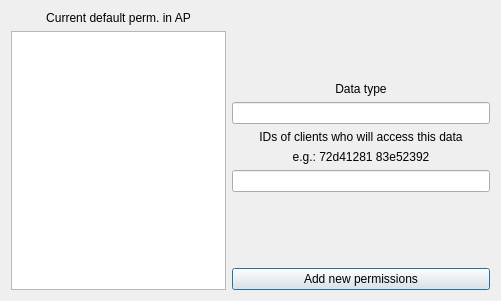
<?xml version="1.0" encoding="UTF-8"?>
<ui version="4.0">
 <class>ap_perms_screen</class>
 <widget class="QDialog" name="ap_perms_screen">
  <property name="geometry">
   <rect>
    <x>0</x>
    <y>0</y>
    <width>501</width>
    <height>301</height>
   </rect>
  </property>
  <property name="windowTitle">
   <string>Dialog</string>
  </property>
  <layout class="QHBoxLayout" name="horizontalLayout">
   <item>
    <layout class="QVBoxLayout" name="verticalLayout">
     <item>
      <widget class="QLabel" name="label_4">
       <property name="sizePolicy">
        <sizepolicy hsizetype="Preferred" vsizetype="Maximum">
         <horstretch>0</horstretch>
         <verstretch>0</verstretch>
        </sizepolicy>
       </property>
       <property name="text">
        <string>Current default perm. in AP</string>
       </property>
       <property name="alignment">
        <set>Qt::AlignCenter</set>
       </property>
      </widget>
     </item>
     <item>
      <widget class="QTableWidget" name="table">
       <property name="sizePolicy">
        <sizepolicy hsizetype="Preferred" vsizetype="Preferred">
         <horstretch>0</horstretch>
         <verstretch>0</verstretch>
        </sizepolicy>
       </property>
       <property name="minimumSize">
        <size>
         <width>215</width>
         <height>0</height>
        </size>
       </property>
       <property name="maximumSize">
        <size>
         <width>215</width>
         <height>16777215</height>
        </size>
       </property>
      </widget>
     </item>
    </layout>
   </item>
   <item>
    <layout class="QVBoxLayout" name="verticalLayout_2">
     <item>
      <spacer name="verticalSpacer">
       <property name="orientation">
        <enum>Qt::Vertical</enum>
       </property>
       <property name="sizeType">
        <enum>QSizePolicy::Expanding</enum>
       </property>
       <property name="sizeHint" stdset="0">
        <size>
         <width>20</width>
         <height>40</height>
        </size>
       </property>
      </spacer>
     </item>
     <item>
      <widget class="QLabel" name="label">
       <property name="text">
        <string>Data type</string>
       </property>
       <property name="alignment">
        <set>Qt::AlignCenter</set>
       </property>
      </widget>
     </item>
     <item>
      <widget class="QLineEdit" name="type_lineedit"/>
     </item>
     <item>
      <widget class="QLabel" name="label_2">
       <property name="text">
        <string>IDs of clients who will access this data</string>
       </property>
       <property name="alignment">
        <set>Qt::AlignCenter</set>
       </property>
      </widget>
     </item>
     <item>
      <widget class="QLabel" name="label_3">
       <property name="text">
        <string>e.g.: 72d41281 83e52392</string>
       </property>
       <property name="alignment">
        <set>Qt::AlignCenter</set>
       </property>
      </widget>
     </item>
     <item>
      <widget class="QLineEdit" name="perms_lineedit"/>
     </item>
     <item>
      <spacer name="verticalSpacer_2">
       <property name="orientation">
        <enum>Qt::Vertical</enum>
       </property>
       <property name="sizeType">
        <enum>QSizePolicy::Expanding</enum>
       </property>
       <property name="sizeHint" stdset="0">
        <size>
         <width>20</width>
         <height>40</height>
        </size>
       </property>
      </spacer>
     </item>
     <item>
      <widget class="QPushButton" name="add_button">
       <property name="text">
        <string>Add new permissions</string>
       </property>
      </widget>
     </item>
    </layout>
   </item>
  </layout>
 </widget>
 <resources/>
 <connections/>
</ui>
